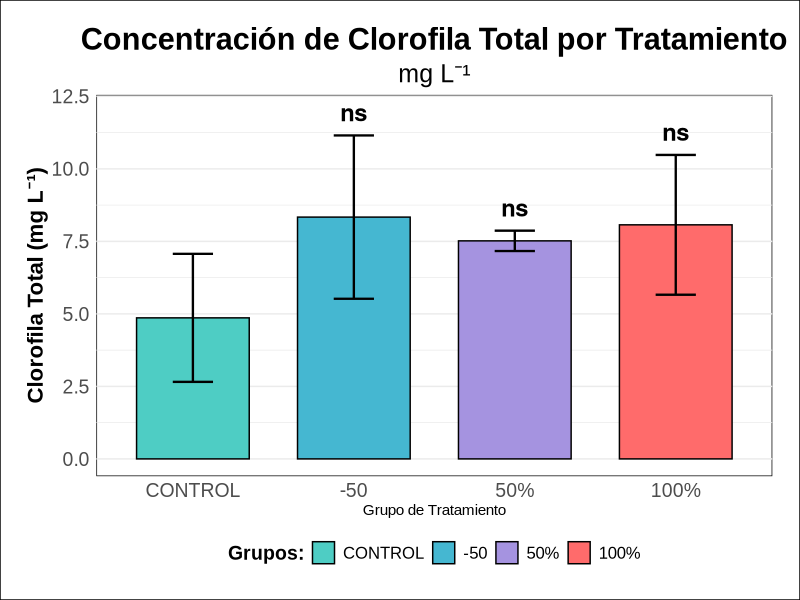
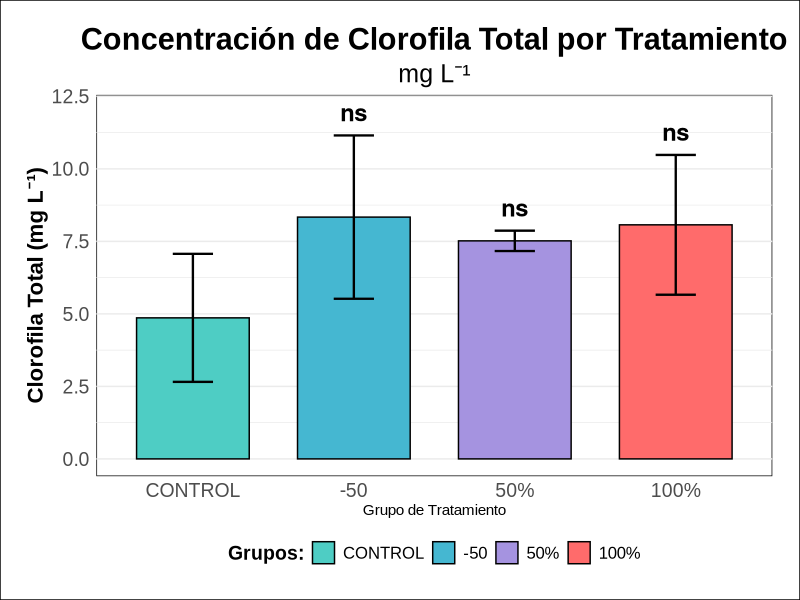

Source code (R) for these figures, in order:
# ==========================================================================
# Concentración de clorofilas por tratamiento
# ==========================================================================
# Autor: José Juan Torres Martínez
# Institución: Universidad Autónoma de San Luis Potosí (UASLP)
# Doctorado en Ciencias en Bioprocesos
# Laboratorio de Biotecnología Molecular de Células Vegetales y Bioinformática
# Material académico para estudiantes
#
# Descripción: Análisis estadístico (prueba de Dunnett) y gráfico de la concentración de clorofilas por tratamiento.
# ==========================================================================

# 1. CARGAR PAQUETES Y DATOS
# ----------------------------------
library(tidyverse)
library(multcomp)
library(ggtext)

# Nuevos datos de clorofila calculando la media de las repeticiones
datos_clorofila <- data.frame(
  Grupo = factor(rep(c("-50", "CONTROL", "50%", "100%"), each = 3), levels = c("CONTROL", "-50", "50%", "100%")),
  Repetición = factor(rep(1:3, 4)),
  Clorofila_Total = c(5.205627, 10.661413, 9.143213,
                      5.743707, 6.494213, 2.351240,
                      7.868960, 7.517687, 7.166447,
                      5.298240, 9.244453, 9.668360)
)

# ----------------------------------
# 2. ANÁLISIS ESTADÍSTICO
# ----------------------------------
dunnett_resultados <- datos_clorofila %>%
  group_by(NULL) %>% # No agrupamos por días
  group_modify(~ {
    .x$Grupo <- relevel(.x$Grupo, ref = "CONTROL")
    modelo <- aov(Clorofila_Total ~ Grupo, data = .x)
    dunnett <- glht(modelo, linfct = mcp(Grupo = "Dunnett"))
    resumen <- summary(dunnett)
    
    data.frame(
      contrast = names(coef(dunnett)),
      estimate = as.numeric(coef(dunnett)),
      p.value = as.numeric(resumen$test$pvalues),
      stringsAsFactors = FALSE
    )
  }) %>%
  ungroup() %>%
  mutate(
    contrast = str_remove(contrast, " - CONTROL"),
    p.adj = p.value,
    p.adj.signif = case_when(
      p.adj > 0.05 ~ "ns",
      p.adj <= 0.05 & p.adj > 0.01 ~ "*",
      p.adj <= 0.01 & p.adj > 0.001 ~ "**",
      p.adj <= 0.001 ~ "***"
    )
  )

# Preparar datos para gráfico
datos_resumen_clorofila <- datos_clorofila %>%
  group_by(Grupo) %>%
  summarise(
    Media_Clorofila = mean(Clorofila_Total),
    DE_Clorofila = sd(Clorofila_Total),
    n = n(),
    .groups = "drop"
  )

resultados_grafico <- datos_resumen_clorofila %>%
  filter(Grupo != "CONTROL") %>%
  left_join(dunnett_resultados, by = c("Grupo" = "contrast")) %>%
  mutate(y.position = Media_Clorofila + DE_Clorofila + 0.8)

# ----------------------------------
# 3. GRÁFICO CON LEYENDA
# ----------------------------------
grafico_final_leyenda <- ggplot(datos_resumen_clorofila, aes(x = Grupo, y = Media_Clorofila, fill = Grupo)) +
  geom_bar(stat = "identity", color = "black", position = position_dodge(), width = 0.7) +
  geom_errorbar(aes(ymin = Media_Clorofila - DE_Clorofila,
                    ymax = Media_Clorofila + DE_Clorofila),
                width = 0.25,
                position = position_dodge(0.7),
                size = 0.8) +
  scale_fill_manual(values = c("CONTROL" = "#4ECDC4",
                               "-50" = "#45B7D1",
                               "50%" = "#A593E0",
                               "100%" = "#FF6B6B"),
                    name = "Grupos:") +
  geom_text(data = resultados_grafico %>% filter(!is.na(p.adj.signif)),
            aes(x = Grupo, y = y.position, label = p.adj.signif),
            size = 6, fontface = "bold", color = "black",
            position = position_dodge(width = 0.7)) +
  labs(
    title = "Concentración de Clorofila Total por Tratamiento",
    subtitle = "mg L⁻¹",
    x = "Grupo de Tratamiento",
    y = "Clorofila Total (mg L⁻¹)"
  ) +
  theme_minimal() +
  theme(
    text = element_text(family = "Arial"),
    plot.background = element_rect(fill = "white"),
    panel.background = element_rect(fill = "white"),
    plot.title = element_text(face = "bold", hjust = 0.5, size = 22),
    plot.subtitle = element_text(hjust = 0.5, size = 18),
    axis.title.y = element_text(face = "bold", size = 16),
    axis.text.x = element_text(size = 14),
    axis.text.y = element_text(size = 14),
    legend.position = "bottom",
    legend.title = element_text(face = "bold", size = 14),
    legend.text = element_text(size = 12),
    panel.grid.major.x = element_blank(),
    panel.grid.minor.x = element_blank(),
    plot.margin = margin(20, 20, 20, 20),
    strip.background = element_rect(fill = "lightgray")
  )

# Mostrar gráfico
print(grafico_final_leyenda)

# Exportar en alta calidad
ggsave("clorofila_tratamientos.tiff", plot = grafico_final_leyenda,
       device = "tiff", dpi = 1200, bg = "white",
       width = 10, height = 6, units = "in", compression = "lzw")
